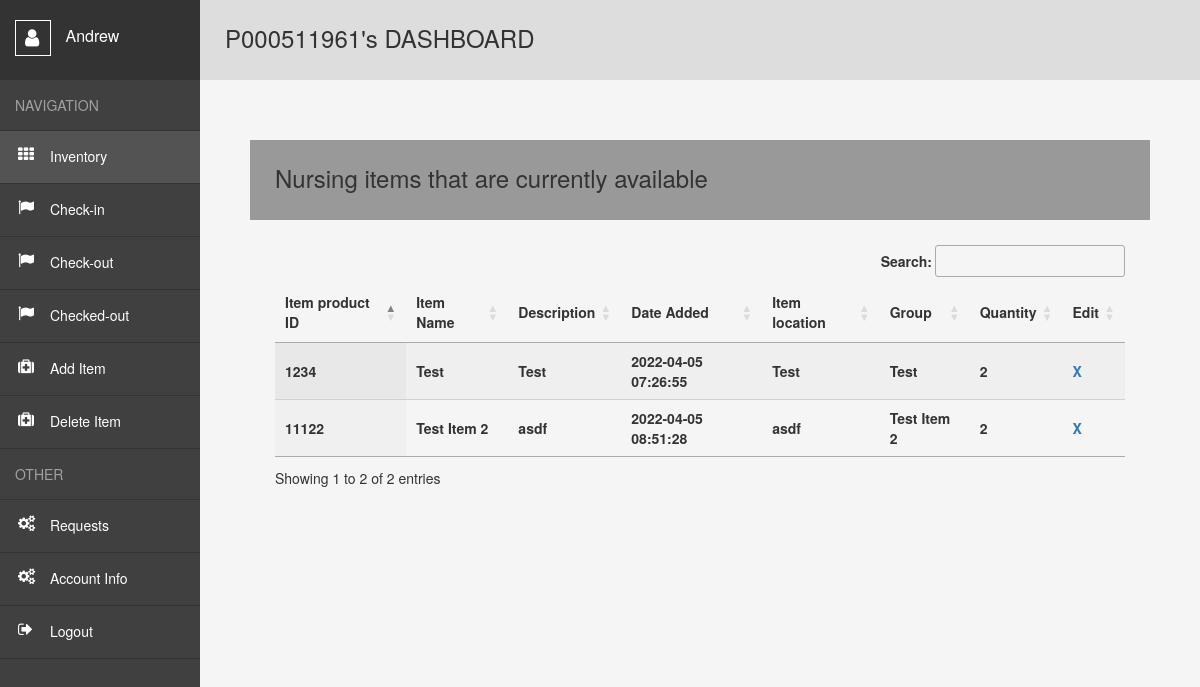
Page /user (signed in) on the committed database.
### website/models.py (models this page shows)
class User(db.Model, UserMixin):##usermixin makes it easier for user login
    id = db.Column(db.Integer, primary_key=True)##unique key
    email = db.Column(db.String(320), unique=True)##cant have the same email
    telnum = db.Column(db.String(10),unique=True)##cant have the same telephone number
    s_id = db.Column(db.String(9),unique=True)
    fname = db.Column(db.String(26))
    lname = db.Column(db.String(50))
    password = db.Column(db.String(15))
    sf = db.Column(db.String(7))
    date_created = db.Column(db.DateTime(timezone=True), default=func.now())
    borroweditems= db.relationship('Borroweditem', backref='user',passive_deletes=True)##reference all borroweditems##relationship with db
    creators= db.relationship('Inventory', backref='user',passive_deletes=True)##reference all borroweditems##relationship with db
    access= db.relationship('AccessRequest', backref='user',passive_deletes=True)

class Inventory(db.Model):
    id = db.Column(db.Integer, primary_key=True)
    product_id = db.Column(db.Integer(), unique=True)
    product_name = db.Column(db.String(26))
    date_added = db.Column(db.DateTime(timezone=True), default=func.now())
    desc=db.Column(db.String(200))
    i_loc=db.Column(db.String(200))
    quantity= db.Column(db.Integer)
    group= db.Column(db.String(26))
    subgroup=db.Column(db.String(26))
    Creator = db.Column(db.Integer, db.ForeignKey('user.id', ondelete="CASCADE"),nullable=False) ##foreign key relationship //id of who added it.

### website/views.py (the view)
@views.route("/user")
@login_required## needs to be logged in to be accessed
def user():
    if session.get("SCHOOL_ID", None) is not None and session.get("FNAME",None) is not None:
        items = Inventory.query.filter().all()
        return render_template("user.html",user = current_user,data = items)
    else:
        flash("You do not have access to this page! Pls, Log in!", category="error")
        return redirect(url_for('views.home'))

### website/templates/user.html (shortened to what this page needs)
<!DOCTYPE html>
<html lang="en">
<head>
    <link rel= "stylesheet" type= "text/css" href= "{{ url_for('static',filename='styles3.css') }}">
    <link rel="stylesheet" href="https://maxcdn.bootstrapcdn.com/bootstrap/3.3.6/css/bootstrap.min.css" />
    <link href='https://cdn.datatables.net/1.10.24/css/jquery.dataTables.min.css' rel='stylesheet' type='text/css'>
</head>
<body>
  {% if session['SCHOOL_ID'] and session['FNAME'] and session['LNAME'] and session['DATE'] and session['SF'] and user.is_authenticated %}
    <div class="wrapper">
        <nav>
          <header>
            <span></span>
              {{session['FNAME']}}
          </header>
          <ul>
            <li><span>Navigation</span></li>
            <li class="inv"><a class="active" style="text-decoration:none" href="{{url_for('views.user')}}">Inventory</a></li>
            <li class="move"><a style="text-decoration:none" href="{{url_for('views.Check_in')}}">Check-in</a></li>
            <li class="move"><a style="text-decoration:none" href="{{url_for('views.Check_out')}}">Check-out</a></li>
            {% if session['ISstaff'] and session['id'] %}
            <li class="move"><a style="text-decoration:none" href="{{url_for('views.Checked')}}">Checked-out</a></li>
            <li class="edit"><a style="text-decoration:none" href="{{url_for('views.add')}}">Add Item</a></li>
            <li class="edit"><a style="text-decoration:none" href="{{url_for('views.delete')}}">Delete Item</a></li>
            {% endif %}
            <li><span>Other</span></li>
            {% if session['ISstaff'] and session['id'] %}
            <li class="acc"><a style="text-decoration:none;" href="{{url_for('views.access')}}">Requests</a></li>
            {% endif %}
            <li class="acc"><a style="text-decoration:none" href="{{url_for('views.account_info')}}">Account Info</a></li>
            <li class="logout"><a style="text-decoration:none" href="{{url_for('auth.logout')}}">Logout</a></li>
          </ul>
        </nav>
        <main>
          <h1>P{{session['SCHOOL_ID']}}'s DASHBOARD</h1>
          <div class="container-fluid">
            <div class="row" style="padding:50px;">
                <p><h2>Nursing items that are currently available</h1></p>
                <div >
                    <table id='empTable' class='display dataTable' width='100%'>
                        <thead>
                        <tr>
                            <th>Item product ID</th>
                            <th>Item Name</th>
                            <th>Description</th>
                            <th>Date Added</th>
                            <th>Item location</th>
                            <th>Group</th>
                            <th>Quantity</th>
                            {% if session['ISstaff'] and session['id'] %}
                            <th>Edit</th>
                            {% endif %}
                        </tr>
                        </thead>
                        <tbody>
                          {% for row in data %}
                          <tr>
                              <th>{{row.product_id}}</th>
                              <th>{{row.product_name}}</th>
                              <th>{{row.desc}}</th>
                              <th>{{row.date_added}}</th>
                              <th>{{row.i_loc}}</th>
                              <th>{{row.group}}</th>
                              <th>{{row.quantity}}</th>
                              {% if session['ISstaff'] and session['id'] %}
                              <th><a style="text-decoration:none" href="/user/Inventory/Edit_Check/{{row.id}}">X</a></th>
                              {% endif %}
                          </tr>
                          {% endfor %}
                        </tbody>
                    </table>
                </div>
           </div>
        </div>
        </main>
      </div>
    {% endif %}
</body>
</html>

### website/static/styles3.css (style rules this page uses)
*, *:before, *:after { margin: 0; padding: 0; box-sizing: border-box; }
*:before, *:after { content: ""; display: block; position: absolute; }
html, body { height: 100%; }
body { font: 15px "Open Sans", sans-serif; color: #777; }
a { cursor: pointer; }
ul { list-style: none; }
.wrapper { display: flex; min-height: 100%; }
nav { width: 200px; background: #404040; }
nav header { position: relative; height: 80px; padding: 20px 0 0 15px; font-size: 16px; color: #fff; background: #333; }
nav header span { position: relative; display: inline-block; width: 36px; height: 36px; margin: 0 10px 0 0; vertical-align: middle; border: 1px solid #fff; }
nav header span:before { content: "\f007"; font: normal 20px fontawesome; top: 7px; left: 9px; }
nav ul span { display: block; padding: 15px; color: rgba(255, 255, 255, 0.5); text-transform: uppercase; border-bottom: 1px solid #333; }
nav ul a { position: relative; display: block; padding: 15px 15px 17px 50px; color: #fff; border-bottom: 1px solid #333; }
nav ul a:hover, nav ul a.active { background: #535353; }
nav ul a:before { font: normal 16px fontawesome; top: 15px; left: 18px; }
.inv a:before { content: "\f00a"; }
.move a:before { content: "\f024"; }
.edit a:before { content: "\f0fa"; }
.acc a:before { content: "\f085"; }
.logout a:before { content: "\f08b"; }
main { flex: 1; padding: 25px; background: #f5f5f5; }
main h1 { height: 80px; margin: -25px -25px 25px -25px; padding: 0 25px; line-height: 76px; font-size: 24px; font-weight: 400; background: #ddd; }
main h2 { height: 80px; margin: -25px -25px 25px -25px; padding: 0 25px; line-height: 76px; font-size: 24px; font-weight: 400; background: #999; }

### rows in the picture
User: FNAME "Andrew"
Inventory: product_id "1234", product_name "Test", desc "Test", date_added "2022-04-05 07:26:55", i_loc "Test", group "Test", quantity "2"
Inventory: product_id "11122", product_name "Test Item 2", desc "asdf", date_added "2022-04-05 08:51:28", i_loc "asdf", group "Test Item 2", quantity "2"

### other values in the picture
{{ session['SCHOOL_ID'] }} "000511961"
